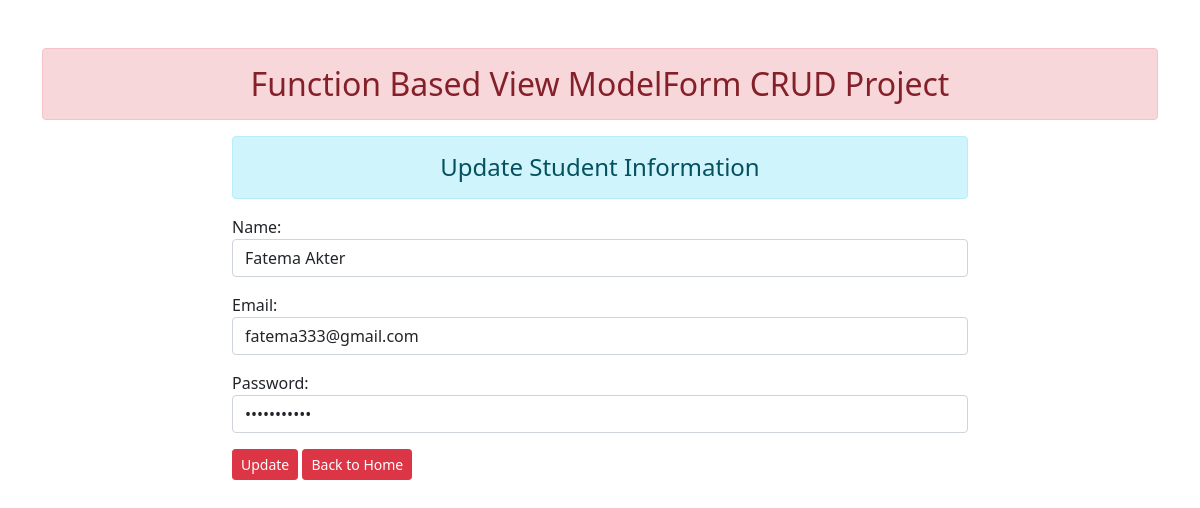
Before: /update/8/ with the older database file.
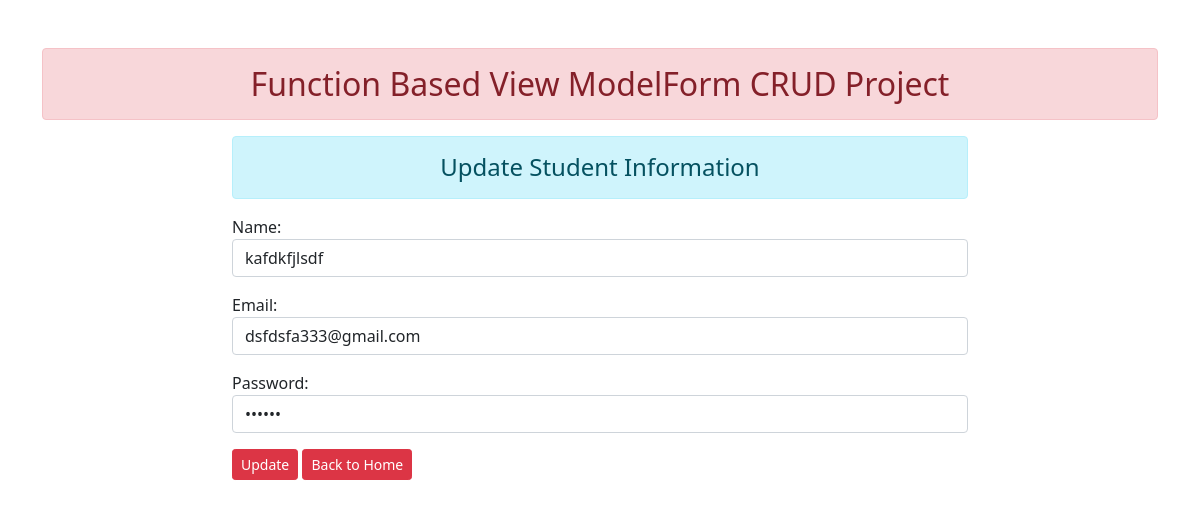
After: the same page with the newer database file.
### app1/models.py (models this page shows)
class User(models.Model):
    name = models.CharField(max_length=80)
    email = models.EmailField(max_length=100)
    password = models.CharField(max_length=50)

### app1/views.py (the view)
# urls.py: path('update/<int:id>/', views.update_data, name="update_info"),
def update_data(request, id):
    if request.method == "POST":
        record = User.objects.get(pk=id)
        fm = StudentRegistration(request.POST, instance=record)
        if fm.is_valid():
            fm.save()
        messages.success(request=request, message="You Successfully Updated your Record")
        return HttpResponseRedirect('/')
    else:
        record = User.objects.get(pk=id)
        fm = StudentRegistration(instance=record)
    return render(request, "app1/update.html", context={'form':fm})

### app1/forms.py
class StudentRegistration(forms.ModelForm):
    class Meta:
        model = User
        fields = ['name', 'email', 'password']
        widgets = {
            'name' : forms.TextInput(attrs={'class':'form-control'}),
            'email' : forms.EmailInput(attrs={'class':'form-control'}),
            'password' : forms.PasswordInput(render_value=True,attrs={'class':'form-control'}),
        }

### app1/templates/app1/update.html
{% extends 'app1/base.html' %} {% block content %}
<div class="row">
  <div class="col-sm-8 offset-2">
    <h4 class="alert alert-info text-center">Update Student Information</h4>
    <form action="" method="post">
      {% csrf_token %} {{form.as_p}}
      <button type="submit" class="btn btn-danger btn-sm">Update</button>
      <a href="{% url 'home' %}" class="btn btn-danger btn-sm">Back to Home</a>
    </form>
  </div>
</div>
{% endblock content %}

Changed rows visible on the page:
changed User: name "Fatema Akter" → "kafdkfjlsdf"; email "fatema333@gmail.com" → "dsfdsfa333@gmail.com"
